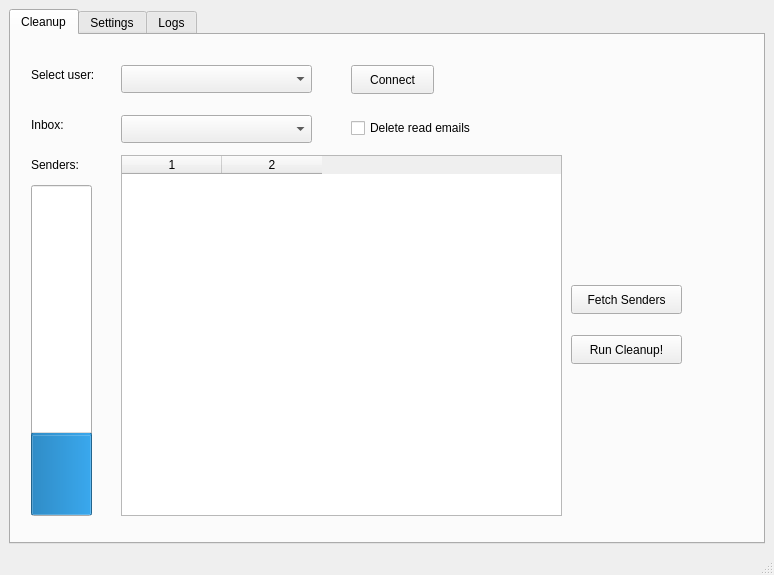
<?xml version="1.0" encoding="UTF-8"?>
<ui version="4.0">
 <class>MainWindow</class>
 <widget class="QMainWindow" name="MainWindow">
  <property name="geometry">
   <rect>
    <x>0</x>
    <y>0</y>
    <width>774</width>
    <height>575</height>
   </rect>
  </property>
  <property name="windowTitle">
   <string>MainWindow</string>
  </property>
  <widget class="QWidget" name="centralwidget">
   <layout class="QGridLayout" name="gridLayout">
    <item row="0" column="1">
     <widget class="QTabWidget" name="tabWidget">
      <property name="tabPosition">
       <enum>QTabWidget::TabPosition::North</enum>
      </property>
      <property name="tabShape">
       <enum>QTabWidget::TabShape::Rounded</enum>
      </property>
      <property name="currentIndex">
       <number>0</number>
      </property>
      <widget class="QWidget" name="c_tab">
       <attribute name="title">
        <string>Cleanup</string>
       </attribute>
       <widget class="QPushButton" name="connectButton">
        <property name="geometry">
         <rect>
          <x>340</x>
          <y>30</y>
          <width>83</width>
          <height>29</height>
         </rect>
        </property>
        <property name="text">
         <string>Connect</string>
        </property>
       </widget>
       <widget class="QComboBox" name="repositoryComboBox">
        <property name="geometry">
         <rect>
          <x>110</x>
          <y>80</y>
          <width>191</width>
          <height>28</height>
         </rect>
        </property>
        <property name="toolTip">
         <string>List of all inboxes or repositories on your mail server</string>
        </property>
       </widget>
       <widget class="QCheckBox" name="deleteReadCheckBox">
        <property name="geometry">
         <rect>
          <x>340</x>
          <y>80</y>
          <width>151</width>
          <height>26</height>
         </rect>
        </property>
        <property name="toolTip">
         <string>check if you want to delete already read emails. In default only unread emails will be deleted.</string>
        </property>
        <property name="text">
         <string>Delete read emails</string>
        </property>
       </widget>
       <widget class="QPushButton" name="runCleanupButton">
        <property name="geometry">
         <rect>
          <x>560</x>
          <y>300</y>
          <width>111</width>
          <height>29</height>
         </rect>
        </property>
        <property name="toolTip">
         <string>Run to delete emails from selected senders.</string>
        </property>
        <property name="text">
         <string>Run Cleanup!</string>
        </property>
       </widget>
       <widget class="QPushButton" name="fetchSenderButton">
        <property name="geometry">
         <rect>
          <x>560</x>
          <y>250</y>
          <width>111</width>
          <height>29</height>
         </rect>
        </property>
        <property name="toolTip">
         <string>Fetch all email addreses from which you have email in selected Inbox</string>
        </property>
        <property name="text">
         <string>Fetch Senders</string>
        </property>
       </widget>
       <widget class="QLabel" name="label_4">
        <property name="geometry">
         <rect>
          <x>20</x>
          <y>120</y>
          <width>71</width>
          <height>20</height>
         </rect>
        </property>
        <property name="text">
         <string>Senders:</string>
        </property>
       </widget>
       <widget class="QLabel" name="label_5">
        <property name="geometry">
         <rect>
          <x>20</x>
          <y>80</y>
          <width>71</width>
          <height>20</height>
         </rect>
        </property>
        <property name="text">
         <string>Inbox:</string>
        </property>
       </widget>
       <widget class="QComboBox" name="comboBox">
        <property name="geometry">
         <rect>
          <x>110</x>
          <y>30</y>
          <width>191</width>
          <height>28</height>
         </rect>
        </property>
       </widget>
       <widget class="QLabel" name="label_6">
        <property name="geometry">
         <rect>
          <x>20</x>
          <y>30</y>
          <width>81</width>
          <height>20</height>
         </rect>
        </property>
        <property name="text">
         <string>Select user:</string>
        </property>
       </widget>
       <widget class="QTableWidget" name="senderTableWidget">
        <property name="geometry">
         <rect>
          <x>110</x>
          <y>120</y>
          <width>441</width>
          <height>361</height>
         </rect>
        </property>
        <property name="rowCount">
         <number>0</number>
        </property>
        <property name="columnCount">
         <number>2</number>
        </property>
        <column/>
        <column/>
       </widget>
       <widget class="QProgressBar" name="progressBar">
        <property name="geometry">
         <rect>
          <x>20</x>
          <y>150</y>
          <width>61</width>
          <height>331</height>
         </rect>
        </property>
        <property name="layoutDirection">
         <enum>Qt::LayoutDirection::LeftToRight</enum>
        </property>
        <property name="autoFillBackground">
         <bool>false</bool>
        </property>
        <property name="value">
         <number>24</number>
        </property>
        <property name="orientation">
         <enum>Qt::Orientation::Vertical</enum>
        </property>
       </widget>
      </widget>
      <widget class="QWidget" name="s_tab">
       <attribute name="title">
        <string>Settings</string>
       </attribute>
       <widget class="QPushButton" name="addAccountButton">
        <property name="geometry">
         <rect>
          <x>440</x>
          <y>20</y>
          <width>121</width>
          <height>29</height>
         </rect>
        </property>
        <property name="text">
         <string>Add Account</string>
        </property>
       </widget>
       <widget class="QPushButton" name="removeAccountButton">
        <property name="geometry">
         <rect>
          <x>440</x>
          <y>70</y>
          <width>121</width>
          <height>29</height>
         </rect>
        </property>
        <property name="text">
         <string>Delete Account</string>
        </property>
       </widget>
       <widget class="QCheckBox" name="defaultCleanupCheckBox">
        <property name="geometry">
         <rect>
          <x>440</x>
          <y>120</y>
          <width>161</width>
          <height>26</height>
         </rect>
        </property>
        <property name="text">
         <string>Default prefferences</string>
        </property>
       </widget>
       <widget class="QComboBox" name="themeComboBox">
        <property name="geometry">
         <rect>
          <x>440</x>
          <y>160</y>
          <width>161</width>
          <height>28</height>
         </rect>
        </property>
       </widget>
       <widget class="QTableWidget" name="accountsTable">
        <property name="geometry">
         <rect>
          <x>15</x>
          <y>11</y>
          <width>411</width>
          <height>461</height>
         </rect>
        </property>
        <property name="columnCount">
         <number>2</number>
        </property>
        <column/>
        <column/>
       </widget>
      </widget>
      <widget class="QWidget" name="l_tab">
       <attribute name="title">
        <string>Logs</string>
       </attribute>
       <widget class="QTextEdit" name="logsTextEdit">
        <property name="geometry">
         <rect>
          <x>30</x>
          <y>30</y>
          <width>501</width>
          <height>431</height>
         </rect>
        </property>
        <property name="readOnly">
         <bool>true</bool>
        </property>
       </widget>
       <widget class="QPushButton" name="exportLogsButton">
        <property name="geometry">
         <rect>
          <x>560</x>
          <y>40</y>
          <width>83</width>
          <height>29</height>
         </rect>
        </property>
        <property name="text">
         <string>Export Logs</string>
        </property>
       </widget>
       <widget class="QPushButton" name="clearLogsButton">
        <property name="geometry">
         <rect>
          <x>560</x>
          <y>90</y>
          <width>83</width>
          <height>29</height>
         </rect>
        </property>
        <property name="text">
         <string>Clear Logs</string>
        </property>
       </widget>
      </widget>
     </widget>
    </item>
   </layout>
  </widget>
  <widget class="QStatusBar" name="statusbar"/>
  <action name="actionAccount_Settings">
   <property name="text">
    <string>Account Settings</string>
   </property>
  </action>
 </widget>
 <resources/>
 <connections/>
</ui>
